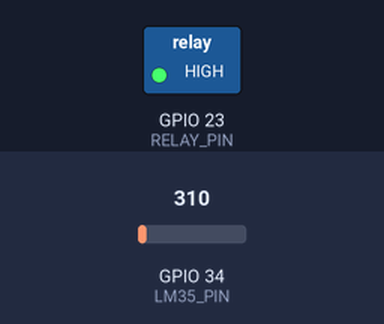
A sketch run on a simulated ESP32. On the bench: switched loads named in the sketch (green lamp = pin HIGH). The test bench sets the inputs (shaded band); at power-on: GPIO 34 (LM35_PIN) = 310. WiFi joins after 1.5 s; servers stay silent unless stated; uploads are accepted with an empty reply; what the sketch prints to the serial monitor is not drawn.

Above: at 2.7 s.
2.8 s: GPIO 34 (LM35_PIN) set to 385
At 4.4 s:
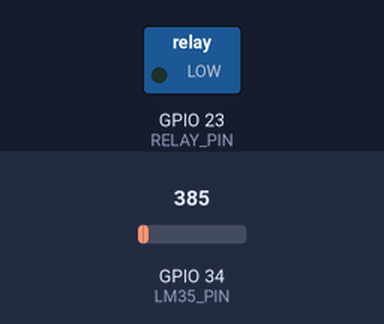
5.7 s: GPIO 34 (LM35_PIN) set to 186
At 7.3 s:
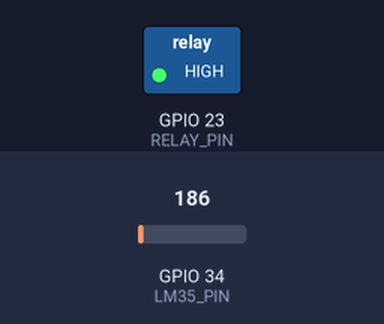
8.6 s: GPIO 34 (LM35_PIN) set to 372
At 10.7 s:
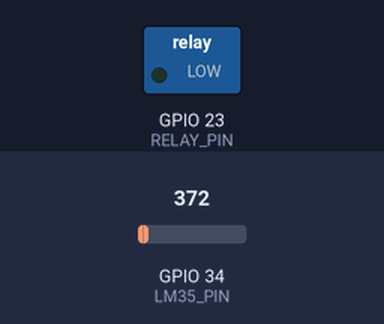
Timing chart, 0 to 12.2 s (numbered marks = the images above; inputs shaded):
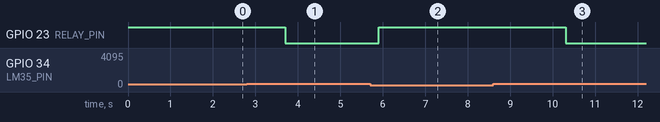

The sketch:

lm35.ino
```cpp
#include <WiFi.h>
#include <HTTPClient.h>

// WIFI
#define WIFI_SSID       "YOUR_SSID"
#define WIFI_PASS       "YOUR_PASSWORD"

// SENSOR & RELAY
#define LM35_PIN        34        // Pin analog input
#define RELAY_PIN       23        // Relay active-low
#define SUHU_BATAS      28.0

// SERVER
const char* host = "192.168.1.10";
const int   port = 3000;
const char* device = "ESP32-LM35-RELAY";

float bacaLM35() {
  int adcValue = analogRead(LM35_PIN);
  float voltage = adcValue * (3.3 / 4095.0);
  float tempC = voltage * 100.0;  // LM35: 10mV per degree
  return tempC;
}

void kirimData(float suhu, int relayStatus) {
  if (WiFi.status() != WL_CONNECTED) return;

  String json = String("{\"tempLM35\":") + suhu +
                ",\"relayStatus\":" + relayStatus + "}";

  String url = String("http://") + host + ":" + port + "/api/ingest?device=" + device;

  HTTPClient http;
  http.begin(url);
  http.addHeader("Content-Type", "application/json");

  int code = http.POST(json);
  Serial.printf("POST => %d\n", code);
  if (code > 0) Serial.println(http.getString());

  http.end();
}

void setup() {
  Serial.begin(115200);

  pinMode(RELAY_PIN, OUTPUT);
  digitalWrite(RELAY_PIN, HIGH); // relay OFF awal

  WiFi.begin(WIFI_SSID, WIFI_PASS);
  Serial.print("Connecting");
  while (WiFi.status() != WL_CONNECTED) {
    Serial.print(".");
    delay(300);
  }
  Serial.println("\nWiFi connected");
}

void loop() {
  float suhu = bacaLM35();
  Serial.printf("Suhu LM35: %.2f C\n", suhu);

  if (suhu >= SUHU_BATAS) {
    digitalWrite(RELAY_PIN, LOW);   // Relay ON (active-low)
    Serial.println("Suhu tinggi, relay ON");
  } else {
    digitalWrite(RELAY_PIN, HIGH);  // Relay OFF
    Serial.println("Suhu normal, relay OFF");
  }

  int relayStatus = (digitalRead(RELAY_PIN) == LOW) ? 1 : 0;

  kirimData(suhu, relayStatus);

  delay(2000);
}
```

Measured:
- the behaviour switches between 347 and 348 on GPIO 34 (LM35_PIN) (found by bisection; images 0 and 1)
- after the input at 2.8 s, GPIO 23 (RELAY_PIN): HIGH → LOW after 0.90 s
- after the input at 5.7 s, GPIO 23 (RELAY_PIN): LOW → HIGH after 0.20 s
- after the input at 8.6 s, GPIO 23 (RELAY_PIN): HIGH → LOW after 1.7 s
